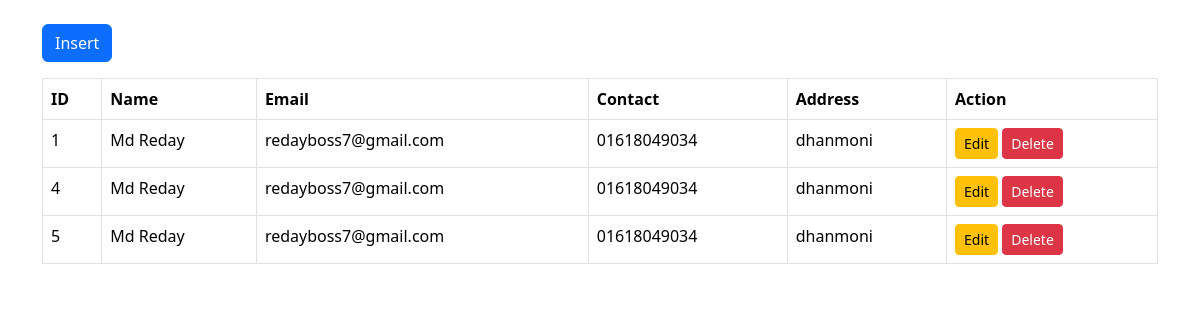
The app's page /hasu/view.php with its own data.
### tables this page shows
CREATE TABLE `student` (
  `id` int(11) NOT NULL,
  `name` varchar(50) NOT NULL,
  `email` varchar(100) NOT NULL,
  `contact` varchar(11) NOT NULL,
  `address` text NOT NULL
);

### hasu/view.php (the view, shortened to what this page needs)
<?php
include 'db.php';
$data = mysqli_query($connect, "SELECT * FROM student");
?>
<!doctype html>
<html>
<head>
<link href="https://cdn.jsdelivr.net/npm/bootstrap@5.3.8/dist/css/bootstrap.min.css" rel="stylesheet">
</head>
<body>
<div class="container mt-4">
<a href="insert.php" class="btn btn-primary mb-3">Insert</a>
<table class="table table-bordered">
<thead>
<tr>
<th>ID</th>
<th>Name</th>
<th>Email</th>
<th>Contact</th>
<th>Address</th>
<th>Action</th>
</tr>
</thead>
<tbody>
<?php while($row = mysqli_fetch_assoc($data)){ ?>
<tr>
<td><?php echo $row['id']; ?></td>
<td><?php echo $row['name']; ?></td>
<td><?php echo $row['email']; ?></td>
<td><?php echo $row['contact']; ?></td>
<td><?php echo $row['address']; ?></td>
<td>
<a href="edit.php?id=<?php echo $row['id']; ?>" class="btn btn-warning btn-sm">Edit</a>
<a href="view.php?delete=<?php echo $row['id']; ?>" class="btn btn-danger btn-sm">Delete</a>
</td>
</tr>
<?php } ?>
</tbody>
</table>
</div>
</body>
</html>

### records on screen
student: id "1", name "Md Reday", email "redayboss7@gmail.com", contact "01618049034", address "dhanmoni"
student: id "4", name "Md Reday", email "redayboss7@gmail.com", contact "01618049034", address "dhanmoni"
student: id "5", name "Md Reday", email "redayboss7@gmail.com", contact "01618049034", address "dhanmoni"
